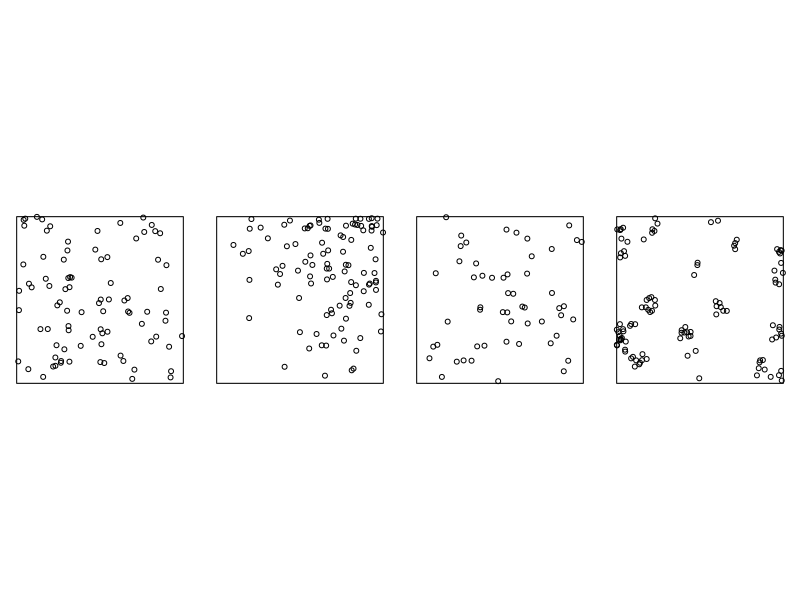
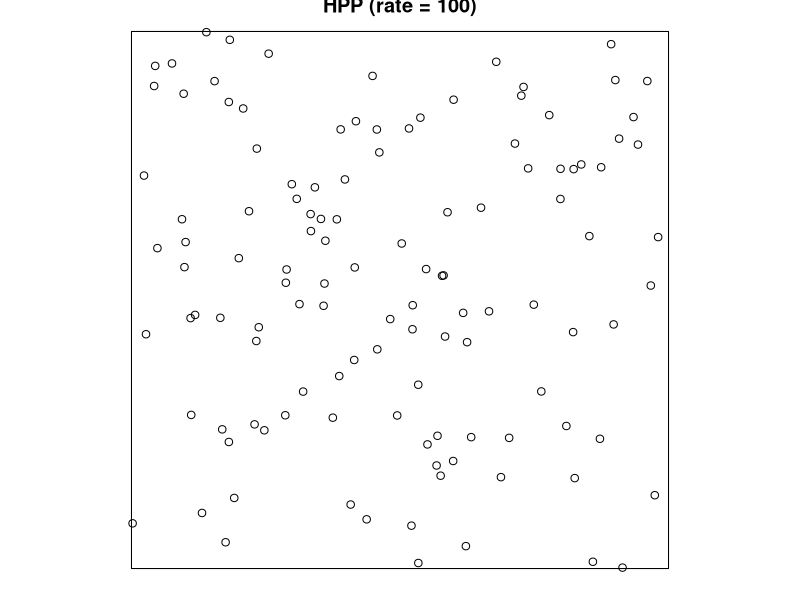
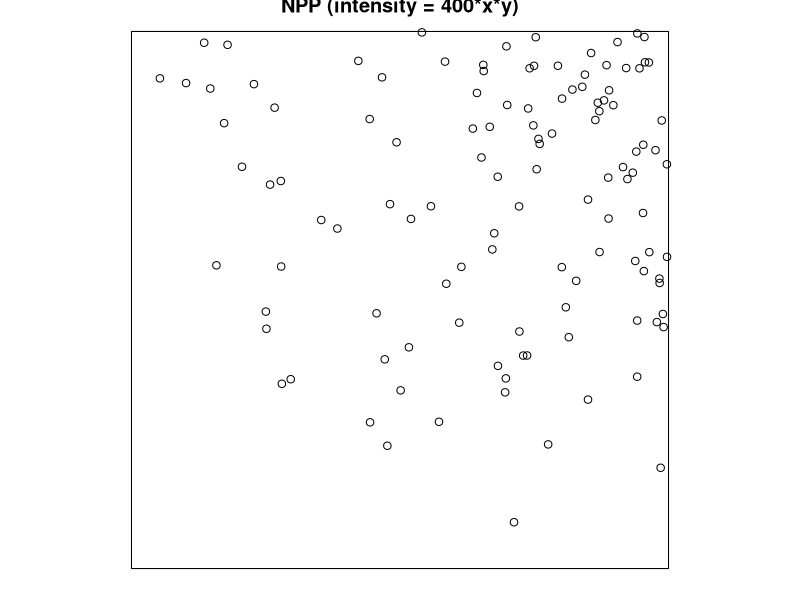
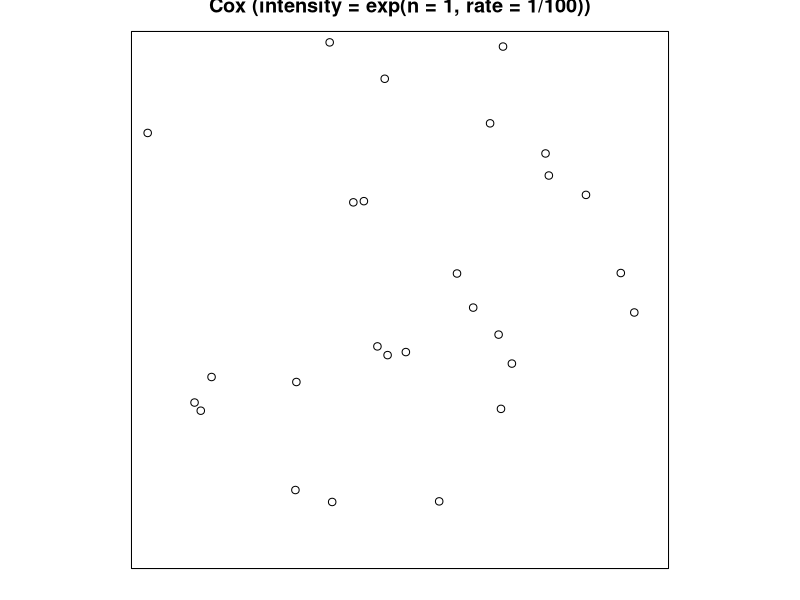
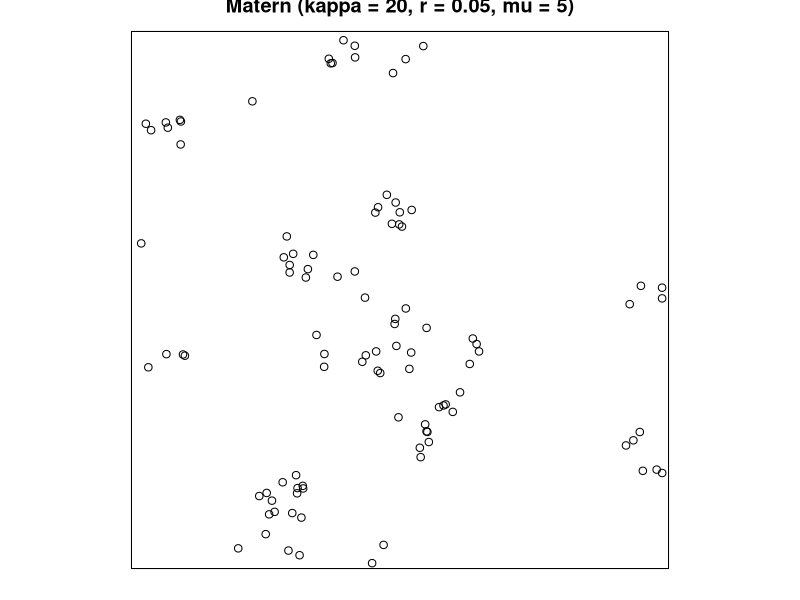
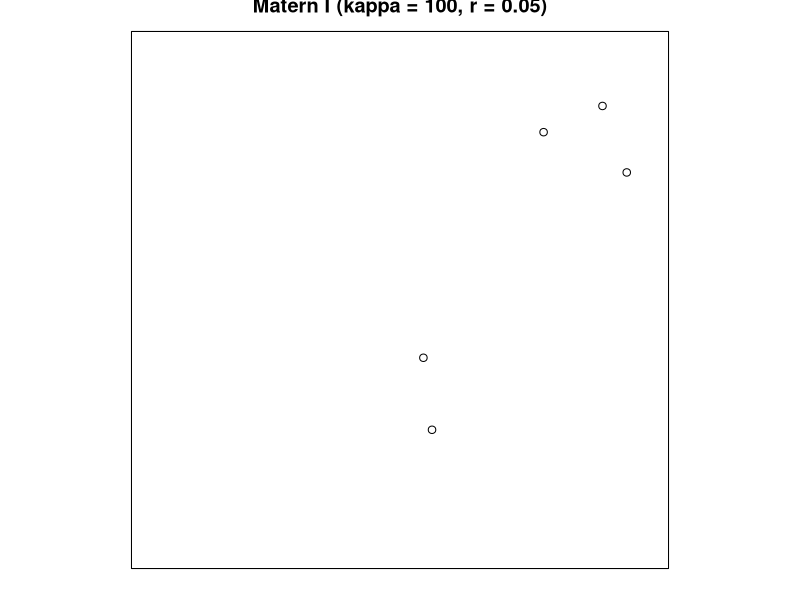
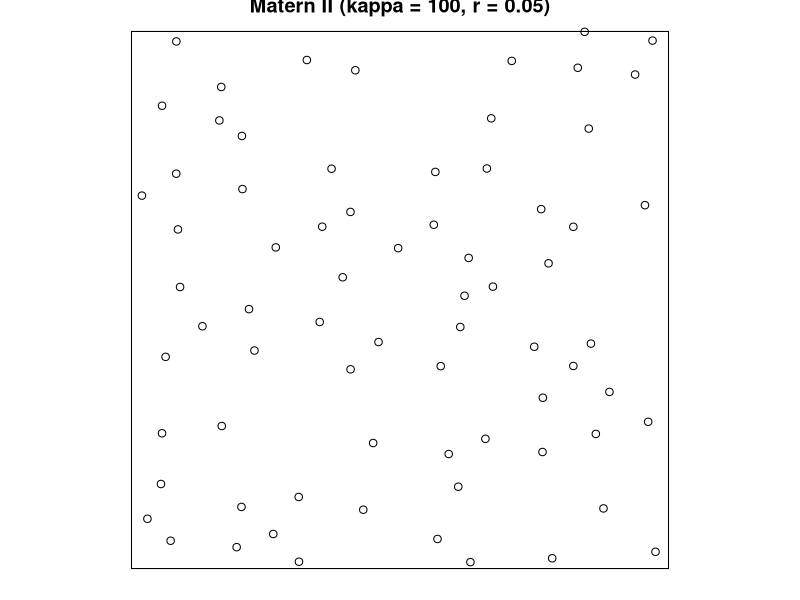

The R script that drew these images, in order:
## ---- chunk 1
library(spatstat)
library(tidyverse)
library(here)
## ---- chunk 2
set.seed(1234) 
par(mfrow=c(1, 4), mai = c(0.1, 0.1, 0.1, 0.1))
plot(rpoispp(lambda = 100, win=square(1)), main = "") #plot_2D_HPP
plot(rpoispp(lambda = function(x, y) 400*x*y, win = square(1)), main = "") #plot_2D_NPP
plot(rpoispp(lambda = rexp(n = 1, rate = 1/100)), main = "") #plot_2D_Cox
plot(rMatClust(kappa = 20, r = 0.05, mu = 5), main = "") #plot_2D_Matern

#HPP (rate = 100)
#NPP (intensity = 400*x*y)
#Cox (intensity = exp(n = 1, rate = 1/100))
#Matern (kappa = 20, r = 0.05, mu = 5)
## ---- chunk 3
# Check to see how to use the function 
?rpoispp
# Check to see how this is written
#View(rpoispp)
## ---- chunk 4
# Plot a homogeneous Poisson process
# p.1334 of https://mran.microsoft.com/snapshot/2016-04-25/web/packages/spatstat/spatstat.pdf
# https://spatstat.org/SSAI2017/solutions/solution04.html

par(mfrow=c(1, 1))
plot_2D_HPP <- plot(rpoispp(lambda = 100, win=square(1)), main = "HPP (rate = 100)")
plot_2D_HPP
#plot(rpoispp(lambda = 50, win=square(1)),main = "HPP (rate = 50)")
#plot(rpoispp(lambda = 10, win=square(1)),main = "HPP (rate = 10)")
## ---- chunk 5
# Plot a nonhomogeneous Poisson process
# p.33 of https://spatstat.org/resources/spatstatJSSpaper.pdf

#lmbda_function <- function(x, y) 400*x 
#so that they have the same expected # of events but why ???

par(mfrow=c(1, 1))
plot_2D_NPP <- plot(rpoispp(lambda = function(x, y) 400*x*y, win=square(1)), main = "NPP (intensity = 400*x*y)")
plot_2D_NPP
#plot(rpoispp(lambda = function(x, y) 50*x, win=square(1)), main = "NPP (intensity = 50*x)")
#plot(rpoispp(lambda = function(x, y) 10*x, win=square(1)), main = "NPP (intensity = 10*x)")
## ---- chunk 6
# Plot a Cox process
# p.80 of https://darrylmcleod.com/wp-content/uploads/2016/06/Analysing-spatial-point-patterns-in-R.pdf

lmbda <- rexp(n = 1, rate = 1/100)
X <- rpoispp(lmbda)
plot(X, main = "Cox (intensity = exp(n = 1, rate = 1/100))")
## ---- chunk 7
?rMatClust
#kappa = intensity
#scale = radius of the clusters
#mu = mean # of points per cluster
## ---- chunk 8
plot_2D_Matern <- plot(rMatClust(kappa = 20, r = 0.05, mu = 5), main = "Matern (kappa = 20, r = 0.05, mu = 5)")
plot_2D_Matern
## ---- chunk 9
?rMaternII
# kappa = intensity
# r = inhibition distance
## ---- chunk 10
# Plot a Matern I process #Inhibition 
par(mfrow=c(1, 1))
plot(rMaternI(kappa = 100, r = 0.1), main = "Matern I (kappa = 100, r = 0.05)")
#plot(rMaternI(kappa = 50, r = 0.05), main = "Matern I (kappa = 50, r = 0.05)")
#plot(rMaternI(kappa = 10, r = 0.05), main = "Matern I (kappa = 10, r = 0.05)")
points <- rMaternI(kappa = 100, r = 0.07)
length(points)
pairdist(points)
min(pairdist(points)[upper.tri(pairdist(points))])
## ---- chunk 11
# Plot a Matern II process
par(mfrow=c(1, 1))
plot(rMaternII(kappa = 100, r = 0.05), main = "Matern II (kappa = 100, r = 0.05)")
#plot(rMaternII(kappa = 50, r = 0.05), main = "Matern II (kappa = 50, r = 0.05)")
#plot(rMaternII(kappa = 10, r = 0.05), main = "Matern II (kappa = 10, r = 0.05)")
## ---- chunk 12
# # Save out results
# write_rds(plot_2D_HPP, here("results", "plot_2D_HPP.jpeg"))
## ---- chunk 13
# # Error checking
# plot_2D_HPP <- readRDS(here("results", "plot_2D_HPP.jpeg"))
# plot_2D_HPP
